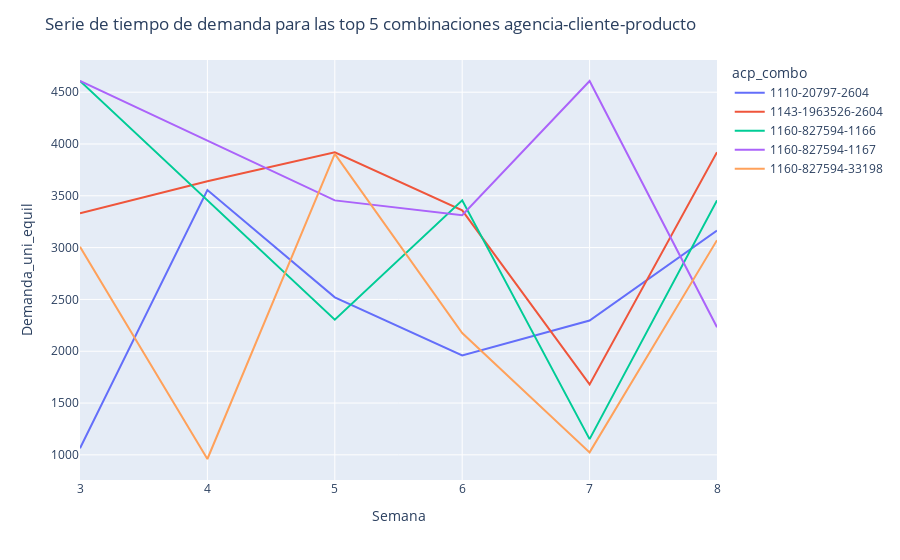

The cell this chart's notebook holds for it:
### Code cell
fig = px.line(
    dfx,
    x="Semana", y="Demanda_uni_equil", color="acp_combo"
)


fig.update_layout(
    title="Serie de tiempo de demanda para las top 5 combinaciones agencia-cliente-producto"
)

fig.show()

### Figure 1 — Plotly figure (JSON) as saved in the notebook; plotly's stock layout.template omitted (floating-point values rounded to 4 significant figures)
{"data": [{"hovertemplate": "acp_combo=1110-20797-2604<br>Semana=%{x}<br>Demanda_uni_equil=%{y}<extra></extra>", "legendgroup": "1110-20797-2604", "line": {"color": "#636efa", "dash": "solid"}, "mode": "lines", "name": "1110-20797-2604", "orientation": "v", "showlegend": true, "type": "scatter", "x": [3, 4, 5, 6, 7, 8], "xaxis": "x", "y": [1064, 3556, 2520, 1960, 2296, 3164], "yaxis": "y"}, {"hovertemplate": "acp_combo=1143-1963526-2604<br>Semana=%{x}<br>Demanda_uni_equil=%{y}<extra></extra>", "legendgroup": "1143-1963526-2604", "line": {"color": "#EF553B", "dash": "solid"}, "mode": "lines", "name": "1143-1963526-2604", "orientation": "v", "showlegend": true, "type": "scatter", "x": [3, 4, 5, 6, 7, 8], "xaxis": "x", "y": [3332, 3640, 3920, 3360, 1680, 3920], "yaxis": "y"}, {"hovertemplate": "acp_combo=1160-827594-1166<br>Semana=%{x}<br>Demanda_uni_equil=%{y}<extra></extra>", "legendgroup": "1160-827594-1166", "line": {"color": "#00cc96", "dash": "solid"}, "mode": "lines", "name": "1160-827594-1166", "orientation": "v", "showlegend": true, "type": "scatter", "x": [3, 4, 5, 6, 7, 8], "xaxis": "x", "y": [4608, 3456, 2304, 3456, 1152, 3456], "yaxis": "y"}, {"hovertemplate": "acp_combo=1160-827594-1167<br>Semana=%{x}<br>Demanda_uni_equil=%{y}<extra></extra>", "legendgroup": "1160-827594-1167", "line": {"color": "#ab63fa", "dash": "solid"}, "mode": "lines", "name": "1160-827594-1167", "orientation": "v", "showlegend": true, "type": "scatter", "x": [3, 5, 6, 7, 8], "xaxis": "x", "y": [4608, 3456, 3312, 4608, 2232], "yaxis": "y"}, {"hovertemplate": "acp_combo=1160-827594-33198<br>Semana=%{x}<br>Demanda_uni_equil=%{y}<extra></extra>", "legendgroup": "1160-827594-33198", "line": {"color": "#FFA15A", "dash": "solid"}, "mode": "lines", "name": "1160-827594-33198", "orientation": "v", "showlegend": true, "type": "scatter", "x": [3, 4, 5, 6, 7, 8], "xaxis": "x", "y": [3008, 960, 3904, 2176, 1024, 3072], "yaxis": "y"}], "layout": {"autosize": true, "legend": {"title": {"text": "acp_combo"}, "tracegroupgap": 0}, "margin": {"t": 60}, "title": {"text": "Serie de tiempo de demanda para las top 5 combinaciones agencia-cliente-producto"}, "xaxis": {"anchor": "y", "autorange": true, "domain": [0, 1], "range": [3, 8], "title": {"text": "Semana"}, "type": "linear"}, "yaxis": {"anchor": "x", "autorange": true, "domain": [0, 1], "range": [757.3, 4811.0], "title": {"text": "Demanda_uni_equil"}, "type": "linear"}}}
